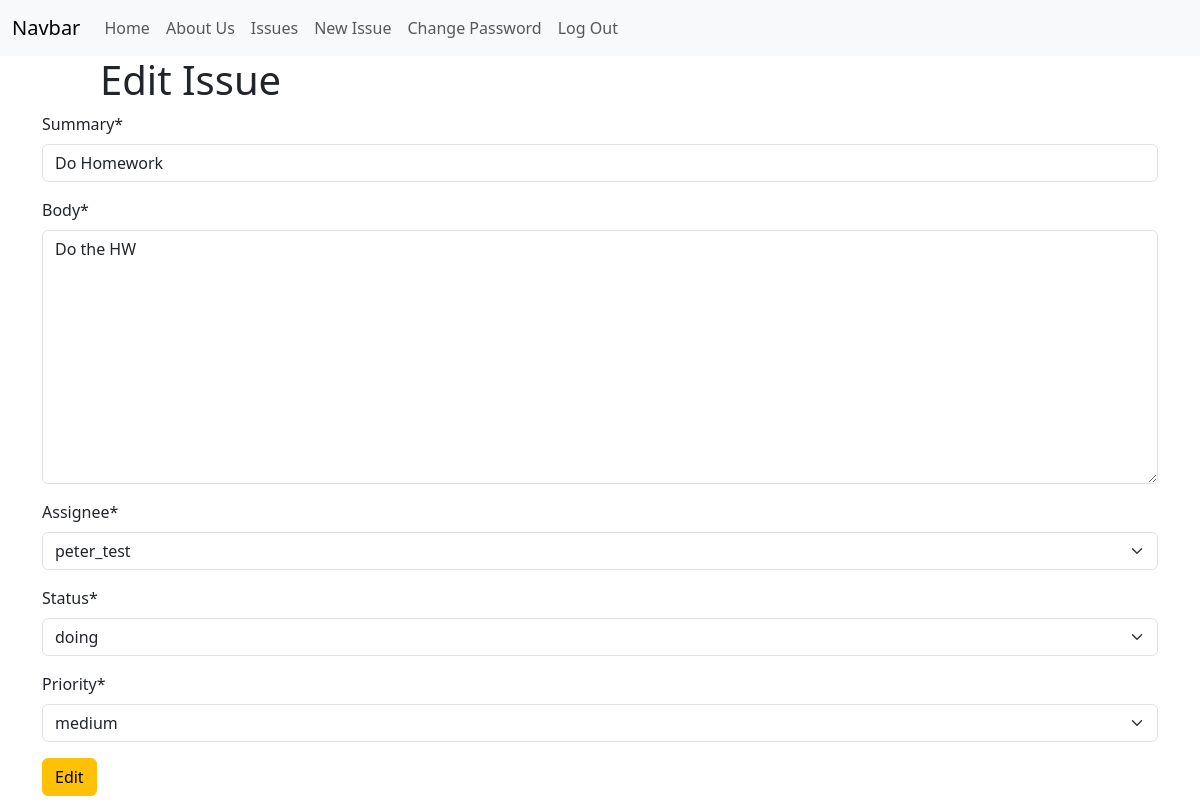
The app's page /issues/7/edit/ (signed in) with its own data.
### issues/models.py (models this page shows, shortened)
class Issue(models.Model):
    summary = models.CharField(max_length=256)
    body = models.TextField()
    assignee = models.ForeignKey(
        get_user_model(),
        on_delete=models.CASCADE
    )
    reporter = models.ForeignKey(
        get_user_model(),
        on_delete=models.CASCADE,
        related_name="reporter"
    )
    status = models.ForeignKey(
        Status,
        on_delete=models.CASCADE
    )
    priority = models.ForeignKey(
        Priority,
        on_delete=models.CASCADE
    )
    created_on = models.DateTimeField(auto_now_add=True)
    updated_on = models.DateTimeField(blank=True, null=True, default=None)

### issues/views.py (the view)
class IssueUpdateView(LoginRequiredMixin, UserPassesTestMixin, UpdateView):
    template_name = "issues/edit.html"
    model = Issue
    fields = ["summary", "body", "assignee", "status", "priority"]
    def test_func(self):
        issue = self.get_object()
        return issue.reporter == self.request.user

### issues/models.py (called while the page is built)
    def __str__(self):
        return self.name

    def __str__(self):
        return self.name

### templates/issues/edit.html (shortened to what this page needs)
{% extends 'base.html' %}
{% load crispy_forms_tags %}
{% block content %}
<div class="offset-md-1">
    <h1>Edit Issue</h1>
</div>
<div class="container">
    <form method="POST">
        {{ form|crispy}}
        <input type="submit" class="btn btn-warning" value="Edit">
    </form>
</div>
{% endblock content %}

### records on screen
Issue: summary "Do Homework", body "Do the HW", assignee "peter_test", status "doing", priority "medium"
